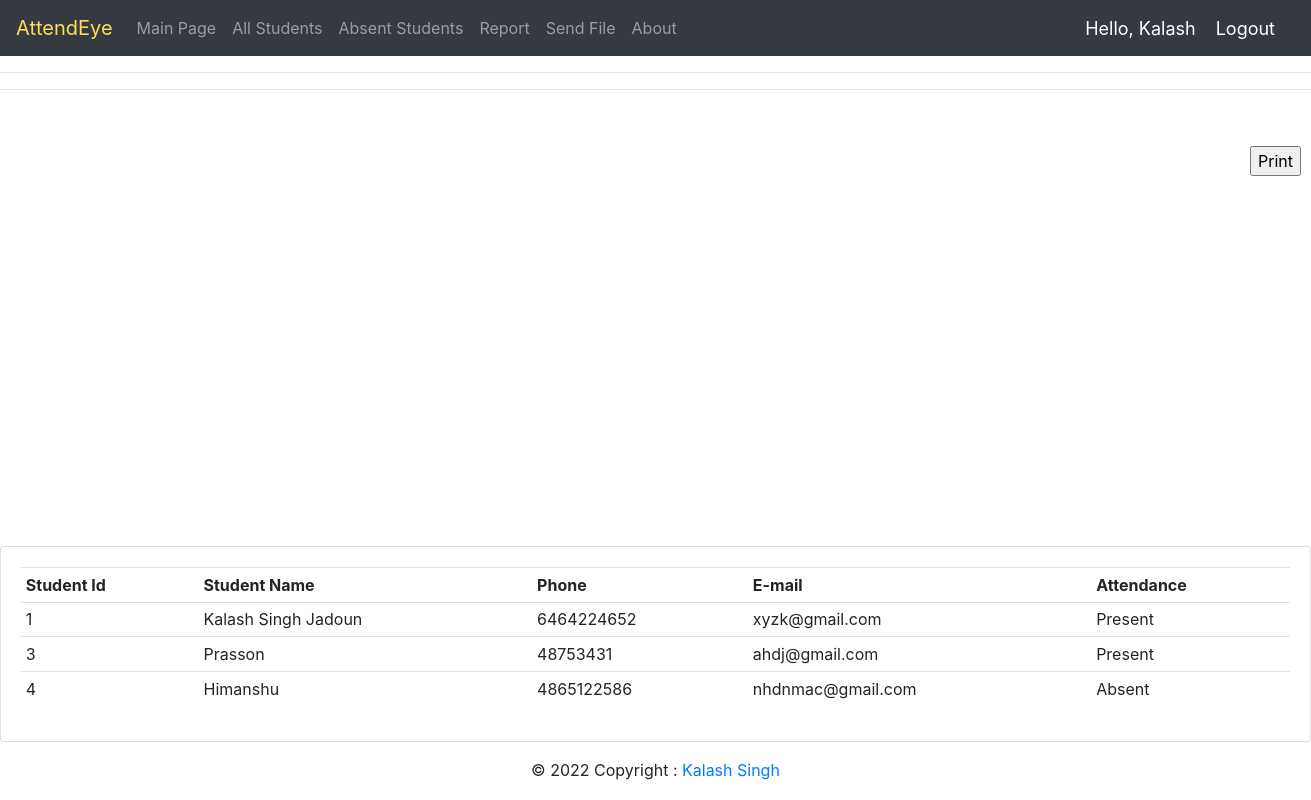
/report/ (signed in), run on the app's committed database.
### face_rec/models.py (models this page shows, shortened)
class student_profile(models.Model):
    user=models.OneToOneField(User,null=True,blank=True,on_delete=models.CASCADE)
    student_id = models.CharField(primary_key=True,max_length=20)
    name = models.CharField(max_length=50)
    address = models.CharField(max_length = 100)
    phone = models.CharField(max_length =  50)
    email = models.CharField(max_length = 50)
    description = models.CharField(max_length = 200)
    mark = (
            ('Absent', 'Absent'),
            ('Present', 'Present'),
            )
    attendance = models.CharField(max_length=20,default='Absent', choices=mark)
    profile_pic=models.ImageField(default="static/images/nobody.jpg")

### face_rec/decorators.py (the view)
		def wrapper_func(request,*args,**kwargs):
			group=None
			if request.user.groups.exists():
				group=request.user.groups.all()[0].name
			if group in allowed_roles:
				return view_func(request,*args,**kwargs)
			else:
				return HttpResponse('You are Not Authorized To View This Page')

### face_rec/views.py (called while the page is built)
@login_required(login_url='login')
@allowed_users(allowed_roles=['teacher','admin'])
def report(request):
    student=student_profile.objects.all()
    total_students_present=student_profile.objects.filter(attendance='Present').count()
    total_students=student_profile.objects.count()
    ts = time.time()
    date = datetime.datetime.fromtimestamp(ts).strftime('%Y-%M-%d')
    timeStamp = datetime.datetime.fromtimestamp(ts).strftime('%H:%M:%S')
    context={'student':student,'total_students':total_students,'total_students_present':total_students_present,'date':date,'time':timeStamp}
    return render(request,'face_rec/report.html',context)

### face_rec/templates/face_rec/report.html (shortened to what this page needs)
<!DOCTYPE html>
<html>
<head>
	<link rel="stylesheet" href="https://stackpath.bootstrapcdn.com/bootstrap/4.4.1/css/bootstrap.min.css">
</head>
<body>
	{% include 'face_rec/navbar.html' %}
	<hr>
    <hr>
</body>
</html>
<head>
</head>
<body>
<input type="button" onclick="printDiv('printableArea')" value="Print" style="margin-left:1250px;margin-top:40px"/>
<div id="chartContainer" style="height: 370px; max-width: 920px; margin: 0px auto;"></div>
<div class="row">
    <div class="col-md">
        <div class="card card-body">
            <table class="table table-sm">
                <tr>
                    <th>Student Id</th>
                    <th>Student Name</th>
                    <th>Phone</th>
                    <th>E-mail</th>
                    <th>Attendance</th>
                </tr>
                {% for students in student %}
                    <tr>
                        <td>{{students.student_id}}</td>
                        <td>{{students.name}}</td>
                        <td>{{students.phone}}</td>
                        <td>{{students.email}}</td>
                        <td>{{students.attendance}}</td>
                    </tr>
                {% endfor %}
            </table>
        </div>
    </div>
</div>
{% include 'face_rec/footer.html' %}
</body>

### face_rec/templates/face_rec/navbar.html (shortened to what this page needs)
{% load static %}
<nav class="navbar navbar-expand-lg navbar-dark bg-dark">
  	<a class="navbar-brand" href="#" id="logo">AttendEye</a>
  	<div class="collapse navbar-collapse" id="navbarNav">
    	<ul class="navbar-nav">
      		<li class="nav-item">
        		<a class="nav-link" href="{% url 'home' %}">Main Page</a>
      		</li>
      		<li class="nav-item">
        		<a class="nav-link" href="{% url 'all_students' %}">All Students</a>
      		</li>
          <li class="nav-item">
            <a class="nav-link" href="{% url 'absent_students' %}">Absent Students</a>
          </li>
          <li class="nav-item">
            <a class="nav-link" href="{% url 'report' %}">Report</a>
          </li>
          <li class="nav-item">
            <a class="nav-link" href="{% url 'send_file' %}">Send File</a>
          </li>
          <li class="nav-item">
            <a class="nav-link" href="{% url 'about' %}">About</a>
          </li>
    	</ul>
  	</div>
  <span class="hello-msg">Hello, {{request.user}}</span>
  <span><a class="hello-msg" href="{% url 'logout' %}">  Logout</a></span>
</nav>

### face_rec/templates/face_rec/report.html (style rules this page uses)
#logo { color:#fddc5c; }
body { background-color: #ebeff5; }

### face_rec/templates/face_rec/navbar.html (style rules this page uses)
.hello-msg { font-size:18px; color:#fff; margin-right:20px; }

### data on the page
student_profile: student_id "1", name "Kalash Singh Jadoun", phone "6464224652", email "xyzk@gmail.com", attendance "Present"
student_profile: student_id "3", name "Prasson", phone "48753431", email "ahdj@gmail.com", attendance "Present"
student_profile: student_id "4", name "Himanshu", phone "4865122586", email "nhdnmac@gmail.com", attendance "Absent"

### other printed values
{{ request.user }} "Kalash"
